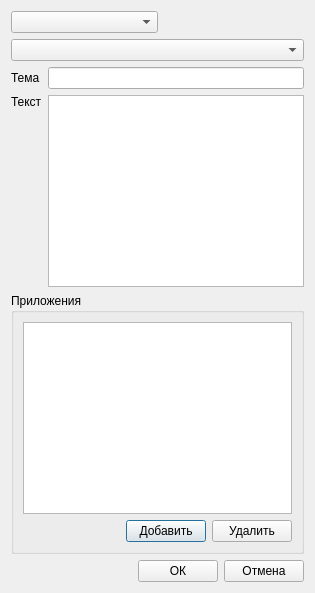
<?xml version="1.0" encoding="UTF-8"?>
<ui version="4.0">
 <class>dlg_composeLetter</class>
 <widget class="QDialog" name="dlg_composeLetter">
  <property name="geometry">
   <rect>
    <x>0</x>
    <y>0</y>
    <width>421</width>
    <height>369</height>
   </rect>
  </property>
  <property name="windowTitle">
   <string>Создать</string>
  </property>
  <layout class="QVBoxLayout" name="verticalLayout_3">
   <property name="sizeConstraint">
    <enum>QLayout::SetFixedSize</enum>
   </property>
   <item>
    <layout class="QHBoxLayout" name="horizontalLayout" stretch="1,1">
     <item>
      <widget class="QComboBox" name="cb_vendor"/>
     </item>
     <item>
      <spacer name="horizontalSpacer">
       <property name="orientation">
        <enum>Qt::Horizontal</enum>
       </property>
       <property name="sizeHint" stdset="0">
        <size>
         <width>40</width>
         <height>20</height>
        </size>
       </property>
      </spacer>
     </item>
    </layout>
   </item>
   <item>
    <widget class="QComboBox" name="cb_email"/>
   </item>
   <item>
    <layout class="QGridLayout" name="gridLayout">
     <item row="0" column="0">
      <widget class="QLabel" name="lbl_subject">
       <property name="text">
        <string>Тема</string>
       </property>
      </widget>
     </item>
     <item row="0" column="1">
      <widget class="QLineEdit" name="le_subject"/>
     </item>
     <item row="1" column="0">
      <layout class="QVBoxLayout" name="verticalLayout">
       <item>
        <widget class="QLabel" name="lbl_text">
         <property name="text">
          <string>Текст</string>
         </property>
        </widget>
       </item>
       <item>
        <spacer name="verticalSpacer">
         <property name="orientation">
          <enum>Qt::Vertical</enum>
         </property>
         <property name="sizeHint" stdset="0">
          <size>
           <width>20</width>
           <height>40</height>
          </size>
         </property>
        </spacer>
       </item>
      </layout>
     </item>
     <item row="1" column="1">
      <widget class="QTextEdit" name="te_body"/>
     </item>
    </layout>
   </item>
   <item>
    <widget class="QGroupBox" name="gb_attachments">
     <property name="sizePolicy">
      <sizepolicy hsizetype="Preferred" vsizetype="Preferred">
       <horstretch>0</horstretch>
       <verstretch>0</verstretch>
      </sizepolicy>
     </property>
     <property name="title">
      <string>Приложения</string>
     </property>
     <layout class="QVBoxLayout" name="verticalLayout_2">
      <item>
       <widget class="QTableView" name="tvw_attachments">
        <property name="editTriggers">
         <set>QAbstractItemView::NoEditTriggers</set>
        </property>
       </widget>
      </item>
      <item>
       <layout class="QHBoxLayout" name="horizontalLayout_3">
        <item>
         <spacer name="horizontalSpacer_3">
          <property name="orientation">
           <enum>Qt::Horizontal</enum>
          </property>
          <property name="sizeHint" stdset="0">
           <size>
            <width>40</width>
            <height>20</height>
           </size>
          </property>
         </spacer>
        </item>
        <item>
         <widget class="QPushButton" name="btn_add">
          <property name="text">
           <string>Добавить</string>
          </property>
         </widget>
        </item>
        <item>
         <widget class="QPushButton" name="btn_delete">
          <property name="text">
           <string>Удалить</string>
          </property>
         </widget>
        </item>
       </layout>
      </item>
     </layout>
    </widget>
   </item>
   <item>
    <layout class="QHBoxLayout" name="horizontalLayout_2">
     <item>
      <spacer name="horizontalSpacer_2">
       <property name="orientation">
        <enum>Qt::Horizontal</enum>
       </property>
       <property name="sizeHint" stdset="0">
        <size>
         <width>40</width>
         <height>20</height>
        </size>
       </property>
      </spacer>
     </item>
     <item>
      <widget class="QPushButton" name="btn_ok">
       <property name="text">
        <string>ОК</string>
       </property>
      </widget>
     </item>
     <item>
      <widget class="QPushButton" name="btn_cancel">
       <property name="text">
        <string>Отмена</string>
       </property>
      </widget>
     </item>
    </layout>
   </item>
  </layout>
 </widget>
 <resources/>
 <connections/>
</ui>
